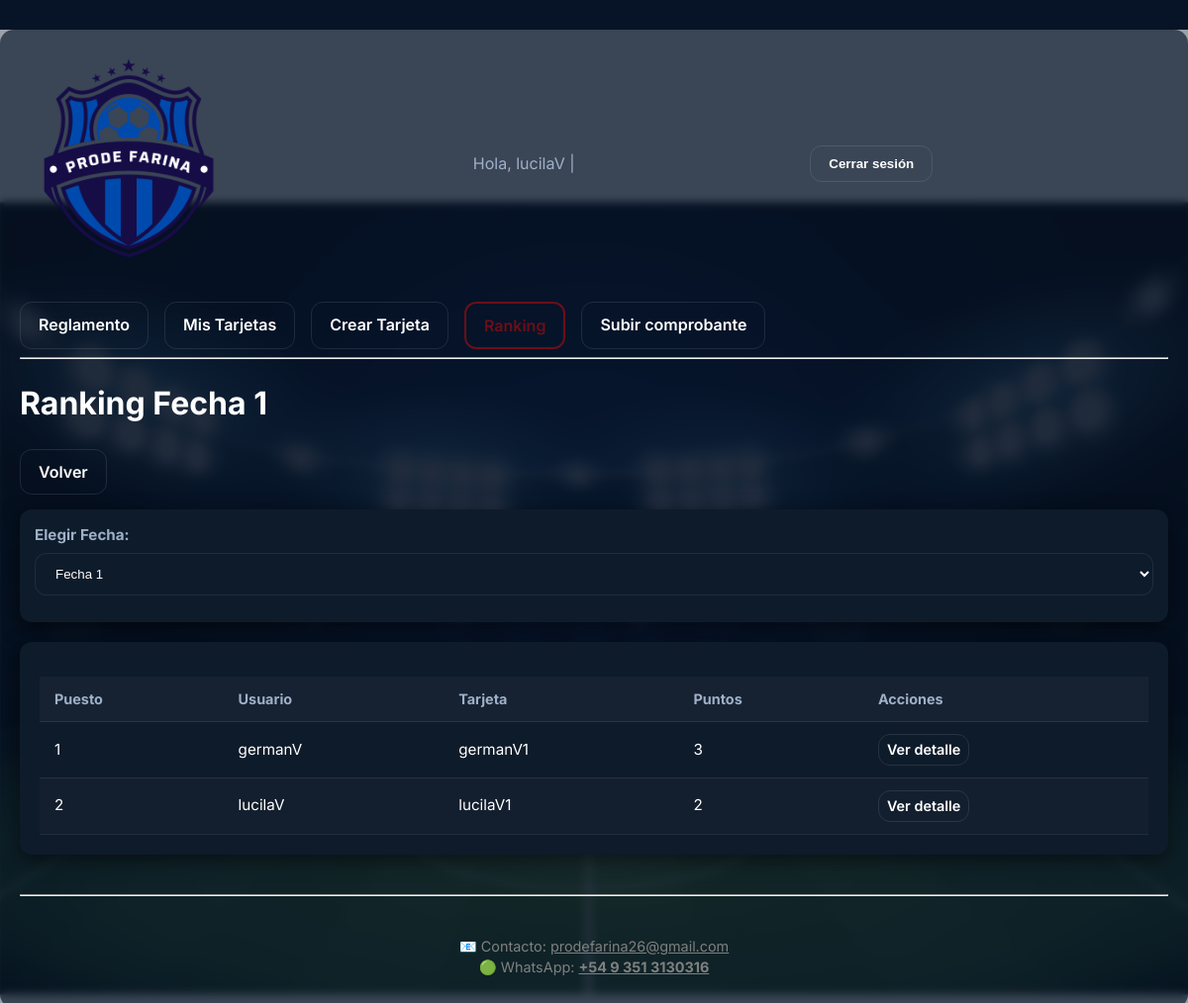
/fecha/3/ranking/ (signed in), run on an earlier commit of the app's database.
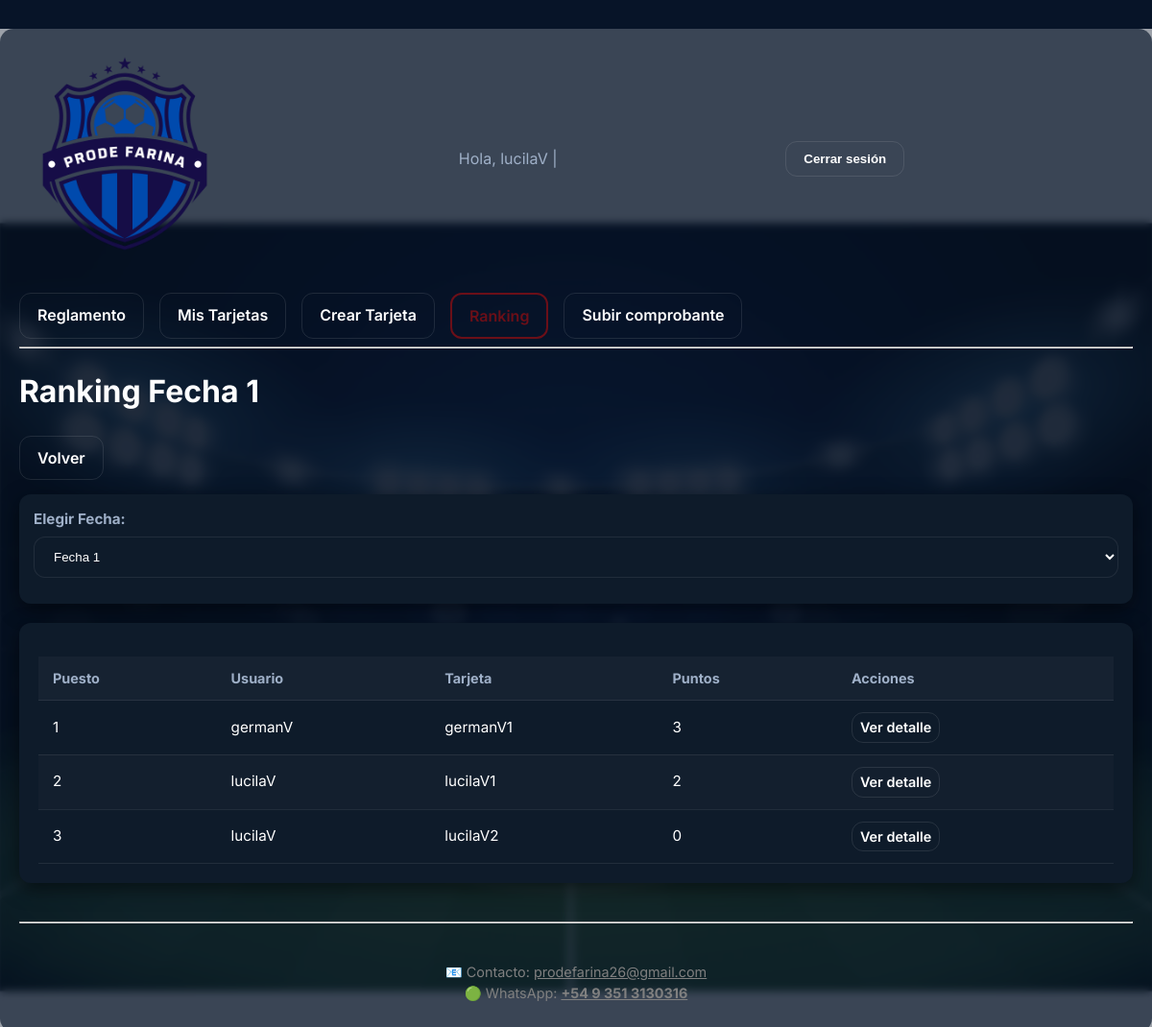
And on a later commit of the database.
### prode_app/models.py (models this page shows, shortened)
class Tarjeta(models.Model):
    usuario = models.ForeignKey(Usuario, on_delete=models.CASCADE)
    fecha = models.ForeignKey(Fecha, on_delete=models.CASCADE)
    numero_tarjeta = models.PositiveIntegerField(default=1)
    puntos = models.IntegerField(default=0)
    @property
    def nombre_tarjeta(self):
        return f"{self.usuario.username}{self.numero_tarjeta}"

class Usuario(AbstractUser):
    telefono = models.CharField(max_length=20, blank=True, null=True)
    cvu_alias = models.CharField(max_length=50, blank=True, null=True)

### prode_app/views.py (the view)
# urls.py: path("fecha/<int:fecha_id>/ranking/", login_required(views.ranking_fecha), name="ranking_fecha"),
@login_required
def ranking_fecha(request, fecha_id=None):
    todas_fechas = Fecha.objects.order_by("numero")
    fecha_id_get = request.GET.get('fecha_id')
    if fecha_id_get:
        fecha = get_object_or_404(Fecha, id=fecha_id_get)
    elif fecha_id:
        fecha = get_object_or_404(Fecha, id=fecha_id)
    else:
        fecha = todas_fechas.first()
    if not fecha:
        return render(request, "prode_app/ranking_fecha.html", {
            "mensaje": "No hay fechas cargadas."
        })
    tarjetas = (
        Tarjeta.objects
        .filter(fecha=fecha)
        .select_related("usuario")
        .filter(comprobante__procesado=True)
        .distinct()
        .order_by("-puntos", "numero_tarjeta")
    )
    ranking = []
    puesto_actual = 0
    ultimo_puntaje = None
    for idx, t in enumerate(tarjetas):
        if t.puntos != ultimo_puntaje:
            puesto_actual += 1
            ultimo_puntaje = t.puntos
        ranking.append({
            "puesto": puesto_actual,
            "tarjeta": t,
        })
    return render(request, "prode_app/ranking_fecha.html", {
        "fecha": fecha,
        "ranking": ranking,
        "todas_fechas": todas_fechas
    })

### prode_app/context_processors.py (called while the page is built)
def fecha_activa(request):
    fecha = Fecha.objects.order_by('-id').first()
    return {
        'fecha': fecha
    }

### prode_app/templates/prode_app/ranking_fecha.html
{% extends "prode_app/base.html" %}
{% block content %}
<h1>Ranking Fecha {{ fecha.numero }}</h1>
<div style="margin-bottom:15px;">
    <a href="{% url 'mis_tarjetas' %}" class="button secondary">Volver</a>
</div>
<div class="card" style="padding:15px; margin-bottom:20px;">
    <form method="GET" id="fechaForm">
        <label for="fecha_id"><strong>Elegir Fecha:</strong></label>
        <select name="fecha_id" onchange="document.getElementById('fechaForm').submit();">
            {% for f in todas_fechas %}
                <option value="{{ f.id }}" {% if f.id == fecha.id %}selected{% endif %}>
                    Fecha {{ f.numero }}
                </option>
            {% endfor %}
        </select>
    </form>
</div>
{% if ranking %}
<div class="card">
    <table class="table">
        <thead>
            <tr>
                <th>Puesto</th>
                <th>Usuario</th>
                <th>Tarjeta</th>
                <th>Puntos</th>
                <th>Acciones</th>
            </tr>
        </thead>
        <tbody>
            {% for r in ranking %}
            <tr>
                <td>{{ r.puesto }}</td>
                <td>{{ r.tarjeta.usuario.username }}</td>
                <td>{{ r.tarjeta.nombre_tarjeta }}</td>
                <td>{{ r.tarjeta.puntos }}</td>
                <td>
                    <a href="{% url 'detalle_tarjeta' r.tarjeta.id %}" class="button secondary" style="padding:4px 8px; font-size:0.9rem;">
                        Ver detalle
                    </a>
                </td>
            </tr>
            {% endfor %}
        </tbody>
    </table>
</div>
{% else %}
<p>No hay tarjetas para esta fecha todavía.</p>
{% endif %}
{% endblock %}

What changed in the data, as far as the page shows it:
added Tarjeta: puesto "3", tarjeta.usuario.username "lucilaV", tarjeta.nombre_tarjeta "lucilaV2", tarjeta.puntos "0"
